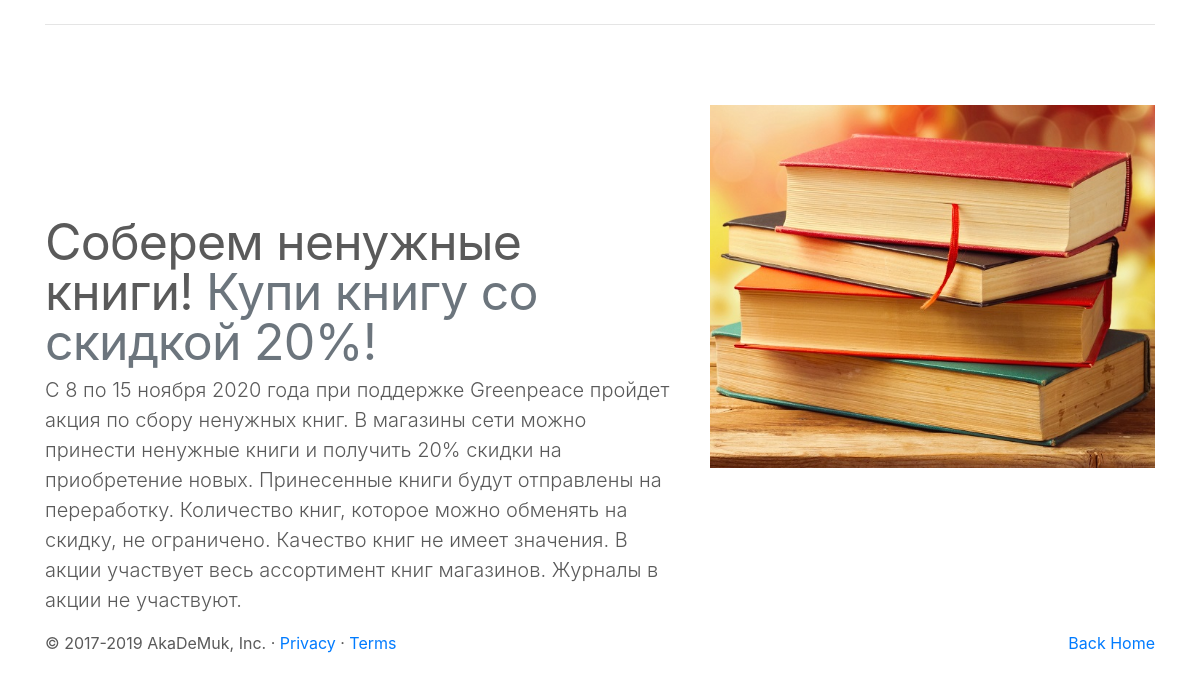
The app's page / (lower part), older data.
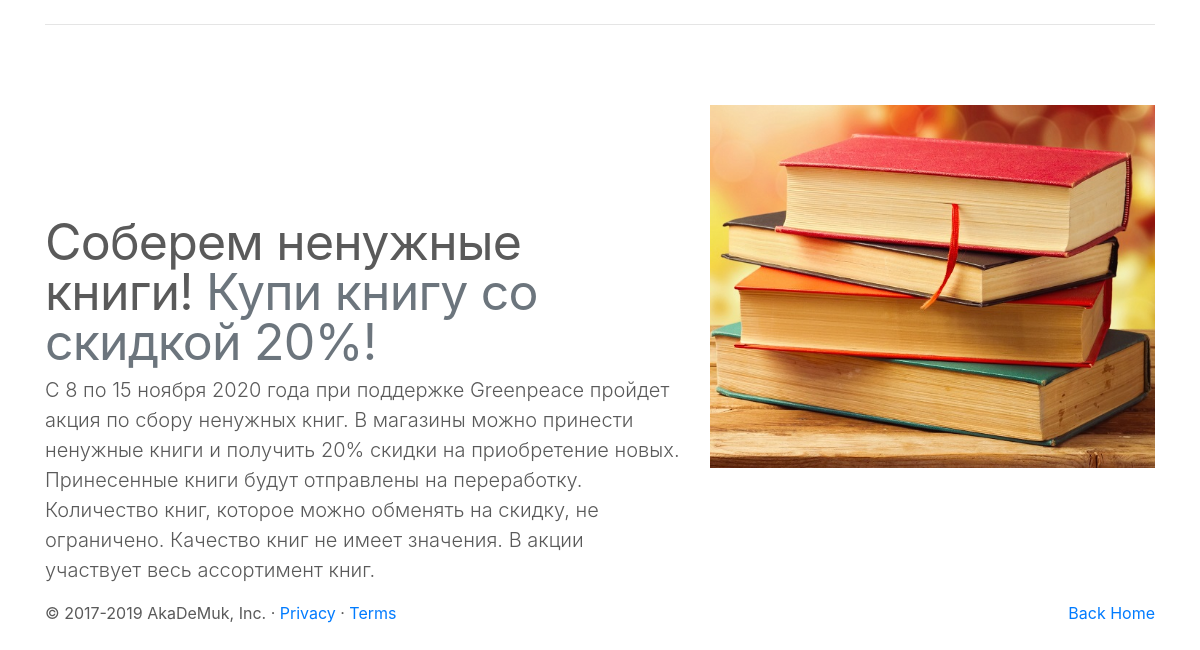
The same page, newer data.
### main/models.py (models this page shows, shortened)
class Feature(models.Model):
    name=models.CharField(max_length=50, verbose_name="Название")
    text_muted=models.CharField(max_length=100, verbose_name="Второй текст")
    text=models.TextField (verbose_name="Текст для отображения")
    image=models.ImageField(upload_to='features/', verbose_name="Изображение")
    link = models.CharField(max_length=100, verbose_name="Ссылка перехода")

### main/views.py (the view)
# urls.py: path('', views.ViewMain.as_view(), name="main"),
class ViewMain(ListView):
    template_name = 'main.html'
    model=Carousel
    def get_context_data(self, **kwargs):
        context = super(ViewMain, self).get_context_data(**kwargs)
        context.update({
            'marketing_list': Marketing.objects.all(),
            'features_list': Feature.objects.all(),
        })
        return context

### main/templates/main.html (shortened to what this page needs)
{% extends 'base.html' %}
{% block content %}
  <div class="container marketing">
    {% for feature in  features_list%}
        <hr class="featurette-divider">
        <div class="row featurette">
            <div class="col-md-7">
                <h2 class="featurette-heading">{{feature.name}} <span class="text-muted">{{feature.text_muted}}</span></h2>
                <p class="lead">{{feature.text}}</p>
            </div>
            <div class="col-md-5">
                <a href="{{feature.link}}"><img class="bd-placeholder-img bd-placeholder-img-lg featurette-image img-fluid mx-auto" width="500" height="500" src="{{feature.image.url}}"></a>
            </div>
        </div>
    {% endfor %}
  </div>
{% endblock  %}

Row changes from the older to the newer data that the page shows:
changed Feature "Соберем ненужные книги!": text "…ненужных книг. В магазины сети можно принести ненужные книги и получить 20% скидки на приобретение новых. Принесенные книги будут отправлены на переработку. Количество книг, которое можно обменять на скидку, не ограничено. Качество книг не имеет значения. В акции участвует весь ассортимент книг магазинов. Журналы в акции не участвуют." → "…ненужных книг. В магазины можно принести ненужные книги и получить 20% скидки на приобретение новых. Принесенные книги будут отправлены на переработку. Количество книг, которое можно обменять на скидку, не ограничено. Качество книг не имеет значения. В акции участвует весь ассортимент книг."
